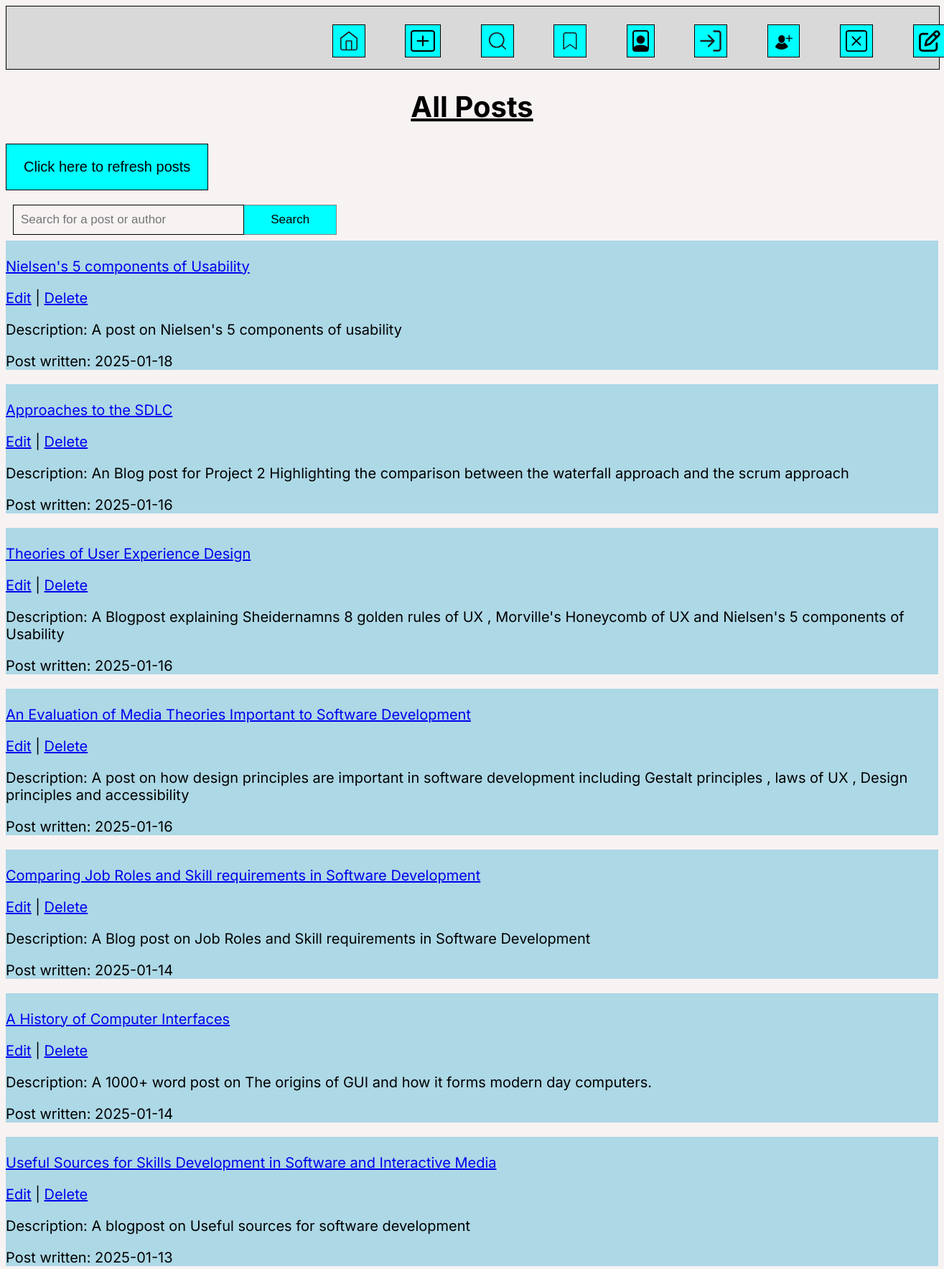
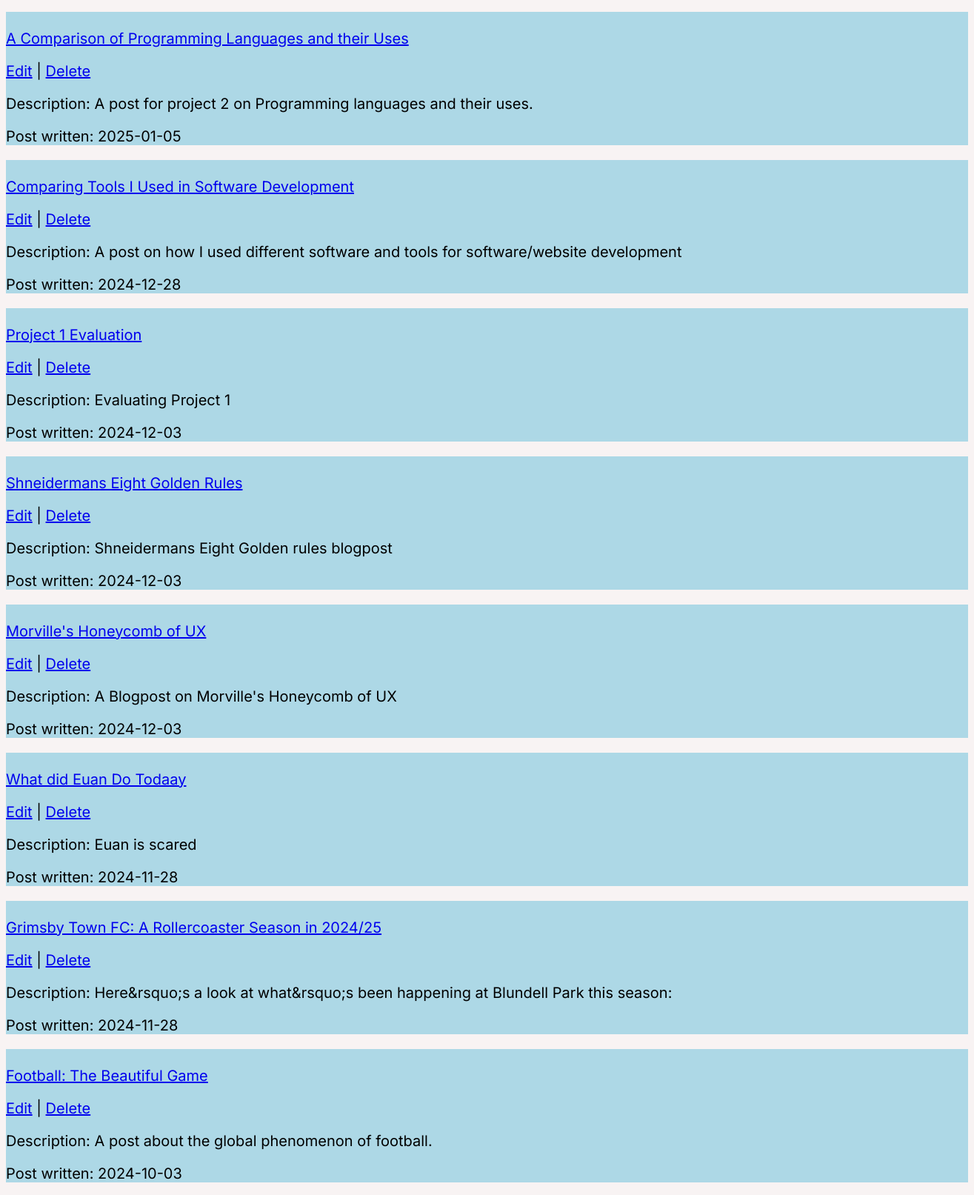
Page /list_posts.php (signed in, upper part) on the committed database (2 pictures, top to bottom).
### tables this page shows
CREATE TABLE `posts` (
  `id` int(12) UNSIGNED NOT NULL,
  `title` varchar(255) NOT NULL,
  `description` varchar(255) NOT NULL,
  `post_txt` mediumtext NOT NULL,
  `picture` blob NOT NULL,
  `created` date NOT NULL DEFAULT current_timestamp()
);

### list_posts.php (the view, shortened to what this page needs)
<?php
include 'connectdb.php';
$role = $_SESSION['role'] ?? '';
$posts = [];
if (empty($posts)) {
    $stmt = $conn->prepare("SELECT * FROM posts ORDER BY created DESC");
    $stmt->execute();
    $result = $stmt->get_result();
    while ($row = $result->fetch_assoc()) {
        $posts[] = $row;
    }
}
?>
<!DOCTYPE html>
<html lang="en">
<head>
    <link href="list_posts.css" rel="stylesheet">
</head>
<body>
<nav class="Header">
        <a class="icon" class="icon" href="index.php">
            <img src="Home.svg">
            </a>
            <a class="icon" href="new_post_form.php">
            <img src="create_post.svg">
            </a>
            <a class="icon" href="list_posts.php">
            <img src="Search.svg">
        <a class="icon" href="bookmarked_posts.php">
        <img src="Bookmark.svg">
        </a>
            <a class="icon" href="view_profile.php">
            <img src="Account.svg">
            </a>
            </a>
            <a class="icon" href="login.php">
            <img src="login.svg">
            </a>
            <a class="icon" href="signup.php">
            <img src="signup.svg">
            </a>
            <a class="icon" href="delete_profile.php">
        <img src="delete_profile.svg">
        </a>
        <a class="icon" href="feedback.php">
        <img src="feedback.svg">
        </a>
        </nav>
    <h1 class="title"><b><u>All Posts</u></b></h1>
    <div class="refresh">
        <button> <a href="list_posts.php"> Click here to refresh posts</a></button>
    </div>
    <div class="search-button">
        <form method='POST'>
            <input type="text" placeholder="Search for a post or author" name="search">
            <button name="submit">Search</button>
        </form>
    </div>
    <div class="posts-container">
        <?php
        if (!empty($posts)) {
            foreach ($posts as $row) {
                echo '<section class="postCard">';
                echo '<p><a href="retrieve_post.php?id=' . htmlspecialchars($row['id']) . '">' . '<br>', htmlspecialchars($row['title']) . '</a></p>';
                if($role === 'admin'){
                    echo '<p>
                        <a href="edit_post_form.php?id=' . htmlspecialchars($row['id']) . '">Edit</a> |
                        <a onclick="return confirm(\'Do You Really Want To Delete This?\')" href="delete_post.php?id=' . htmlspecialchars($row['id']) . '">Delete</a>
                    </p>';
                }
                echo '<p>Description: ' . htmlspecialchars($row['description']) . '</p>';
                echo '<p>Post written: ' . htmlspecialchars($row['created']) . '</p>';
                echo '</section>';
            }
        } else {
            echo "<p>No posts found.</p>";
        }
        ?>
    </div>
</body>
</html>

### list_posts.css (style rules this page uses)
body { background-color: #F8F3F3; font-family: "Inter", sans-serif; font-size: 20px; }
nav { width: 100%; margin: auto; height: 87px; display: inline-block; background-color: #D9D9D9; border: 1px solid #000; }
.icon { text-decoration: none; position: relative; left: 33%; }
.icon img { border: #000 thin solid; padding: 7px; height: 30px; background-color: aqua; margin: 25px; }
.title { text-align: center; }
.refresh button { border: #000 thin solid; padding: 20px 24px; background-color: aqua; text-decoration: none; cursor: pointer; font-size: 20px; text-align: center; }
.refresh a { text-decoration: none; color: black; }
input { box-sizing: border-box; float: left; width: 25%; padding: 10px; background: transparent; color: black; font-size: 17px; border: 1px solid black; cursor: pointer; }
form button { background: aqua; float: left; width: 10%; padding: 10px; color: black; font-size: 17px; border: 1px solid grey; border-left: none; cursor: pointer; }
.search-button { text-decoration: none; padding-left: 10px; padding-bottom: 30px; }
section.postCard { background-color: lightblue; display: block; }

### rows in the picture
posts: title "Nielsen's 5 components of Usability", description "A post on Nielsen's 5 components of usability", created "2025-01-18"
posts: title "Approaches to the SDLC", description "An Blog post for Project 2 Highlighting the comparison between the waterfall approach and the scrum approach", created "2025-01-16"
posts: title "Theories of User Experience Design", description "A Blogpost explaining Sheidernamns 8 golden rules of UX , Morville's Honeycomb of UX and Nielsen's 5 components of Usability", created "2025-01-16"
posts: title "An Evaluation of Media Theories Important to Software Development", description "A post on how design principles are important in software development including Gestalt principles , laws of UX , Design principles and accessibility", created "2025-01-16"
posts: title "Comparing Job Roles and Skill requirements in Software Development", description "A Blog post on Job Roles and Skill requirements in Software Development", created "2025-01-14"
posts: title "A History of Computer Interfaces", description "A 1000+ word post on The origins of GUI and how it forms modern day computers.", created "2025-01-14"
posts: title "Useful Sources for Skills Development in Software and Interactive Media", description "A blogpost on Useful sources for software development", created "2025-01-13"
posts: title "A Comparison of Programming Languages and their Uses", description "A post for project 2 on Programming languages and their uses.", created "2025-01-05"
posts: title "Comparing Tools I Used in Software Development", description "A post on how I used different software and tools for software/website development", created "2024-12-28"
posts: title "Project 1 Evaluation", description "Evaluating Project 1", created "2024-12-03"
posts: title "Shneidermans Eight Golden Rules", description "Shneidermans Eight Golden rules blogpost", created "2024-12-03"
posts: title "Morville's Honeycomb of UX", description "A Blogpost on Morville's Honeycomb of UX", created "2024-12-03"
posts: title "What did Euan Do Todaay", description "Euan is scared", created "2024-11-28"
posts: title "Grimsby Town FC: A Rollercoaster Season in 2024/25", description "Here&rsquo;s a look at what&rsquo;s been happening at Blundell Park this season:", created "2024-11-28"
posts: title "Football: The Beautiful Game", description "A post about the global phenomenon of football.", created "2024-10-03"
